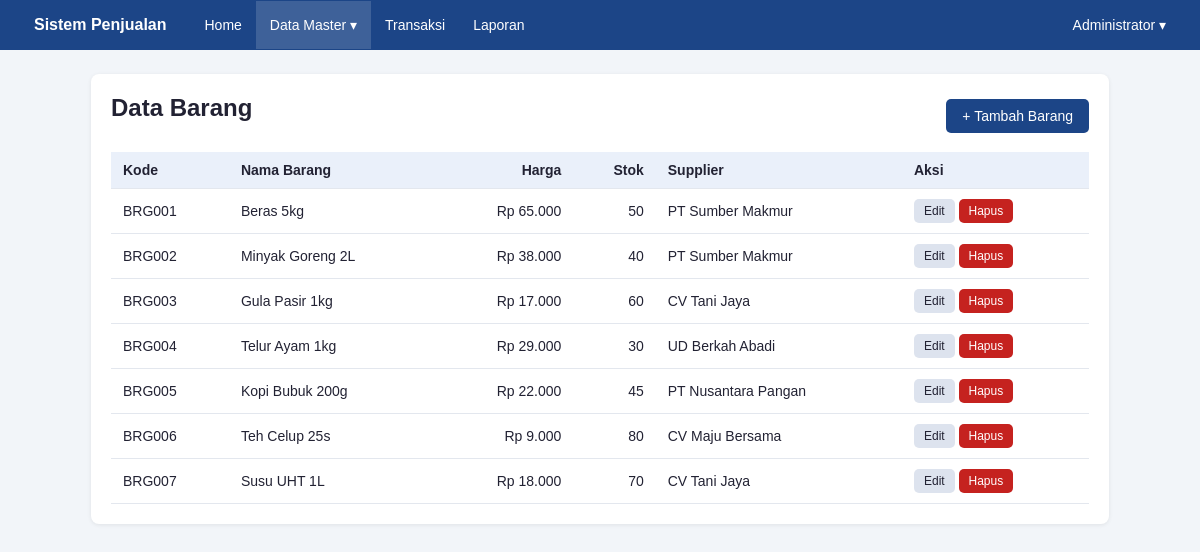
/barang.php (signed in), run on the app's committed database.
### tables this page shows
CREATE TABLE barang (
  id INT AUTO_INCREMENT PRIMARY KEY,
  kode_barang VARCHAR(10) NOT NULL UNIQUE,
  nama_barang VARCHAR(100) NOT NULL,
  harga INT NOT NULL,
  stok INT NOT NULL,
  supplier_id INT,
  FOREIGN KEY (supplier_id) REFERENCES supplier(id)
    ON DELETE RESTRICT ON UPDATE CASCADE
);

CREATE TABLE supplier (
  id INT AUTO_INCREMENT PRIMARY KEY,
  nama VARCHAR(100) NOT NULL,
  telp VARCHAR(15),
  alamat TEXT
);

### fungsi.php (called while the page is built, shortened)
<?php
function e($teks)
{
    return htmlspecialchars((string)$teks, ENT_QUOTES, 'UTF-8');
}
function rupiah($angka)
{
    return 'Rp ' . number_format((int)$angka, 0, ',', '.');
}

### barang.php (the view, shortened to what this page needs)
<?php
require_once __DIR__ . '/midlewire.php';
$aksi      = $_GET['aksi'] ?? '';
$mode_form = in_array($aksi, ['tambah', 'edit'], true);
if ($mode_form) {
    $error = [];
    $supplier = $koneksi->query('SELECT id, nama FROM supplier ORDER BY nama')->fetch_all(MYSQLI_ASSOC);
    $id_supplier_valid = array_map('intval', array_column($supplier, 'id'));
    $id_edit   = (int)($_GET['id'] ?? ($_POST['id_asli'] ?? 0));
    $mode_edit = $id_edit > 0;
    if ($_SERVER['REQUEST_METHOD'] === 'POST') {
        cek_csrf();
        $kode        = strtoupper(trim($_POST['kode_barang'] ?? ''));
        $nama        = trim($_POST['nama_barang'] ?? '');
        $harga_txt   = trim($_POST['harga'] ?? '');
        $stok_txt    = trim($_POST['stok'] ?? '');
        $supplier_id = (int)($_POST['supplier_id'] ?? 0);
        if ($kode === '') {
            $error['kode_barang'] = 'Kode barang wajib diisi.';
        } elseif (!preg_match('/^[A-Z0-9_-]{1,10}$/', $kode)) {
            $error['kode_barang'] = 'Kode hanya huruf, angka, strip, dan garis bawah (maksimal 10 karakter).';
        } else {
            $cek = $koneksi->prepare('SELECT 1 FROM barang WHERE kode_barang = ? AND id <> ?');
            $cek->bind_param('si', $kode, $id_edit);
            $cek->execute();
            if ($cek->get_result()->num_rows > 0) {
                $error['kode_barang'] = 'Kode barang sudah dipakai.';
            }
        }
        if ($nama === '') {
            $error['nama_barang'] = 'Nama barang wajib diisi.';
        } elseif (panjang_teks($nama) > 100) {
            $error['nama_barang'] = 'Nama barang maksimal 100 karakter.';
        }
        if (!ctype_digit($harga_txt) || (int)$harga_txt < 1 || strlen($harga_txt) > 9) {
            $error['harga'] = 'Harga harus angka bulat lebih dari 0.';
        }
        if (!ctype_digit($stok_txt) || strlen($stok_txt) > 9) {
            $error['stok'] = 'Stok harus angka bulat, minimal 0.';
        }
        if (!in_array($supplier_id, $id_supplier_valid, true)) {
            $error['supplier_id'] = 'Pilih supplier yang valid.';
        }
        if (!$error) {
            $harga = (int)$harga_txt;
            $stok  = (int)$stok_txt;
            if ($mode_edit) {
                $st = $koneksi->prepare('UPDATE barang SET kode_barang = ?, nama_barang = ?, harga = ?, stok = ?, supplier_id = ? WHERE id = ?');
                $st->bind_param('ssiiii', $kode, $nama, $harga, $stok, $supplier_id, $id_edit);
                $pesan = 'Barang berhasil diperbarui.';
            } else {
                $st = $koneksi->prepare('INSERT INTO barang (kode_barang, nama_barang, harga, stok, supplier_id) VALUES (?, ?, ?, ?, ?)');
                $st->bind_param('ssiii', $kode, $nama, $harga, $stok, $supplier_id);
                $pesan = 'Barang berhasil ditambahkan.';
            }
            $st->execute();
            set_flash('sukses', $pesan);
            redirect('barang.php');
        }
        $data = ['kode_barang' => $kode, 'nama_barang' => $nama, 'harga' => $harga_txt, 'stok' => $stok_txt, 'supplier_id' => $supplier_id];
    } elseif ($mode_edit) {
        $st = $koneksi->prepare('SELECT kode_barang, nama_barang, harga, stok, supplier_id FROM barang WHERE id = ?');
        $st->bind_param('i', $id_edit);
        $st->execute();
        $data = $st->get_result()->fetch_assoc();
        if (!$data) {
            set_flash('error', 'Data barang tidak ditemukan.');
            redirect('barang.php');
        }
    } else {
        $data = ['kode_barang' => '', 'nama_barang' => '', 'harga' => '', 'stok' => '0', 'supplier_id' => 0];
    }
    $judul = $mode_edit ? 'Edit Barang' : 'Tambah Barang';
} else {
    $judul = 'Data Barang';
    $data = $koneksi->query(
        'SELECT b.*, s.nama AS nama_supplier
         FROM barang b
         LEFT JOIN supplier s ON s.id = b.supplier_id
         ORDER BY b.id ASC'
    )->fetch_all(MYSQLI_ASSOC);
}
require 'header.php';
if ($mode_form):
?>
<div class="kartu" style="max-width:560px">
    <h1><?= e($judul) ?></h1>
    <form action="" method="post">
        <?= csrf_input() ?>
        <input type="hidden" name="id_asli" value="<?= $mode_edit ? $id_edit : 0 ?>">
        <label for="kode_barang">Kode Barang</label>
        <input type="text" id="kode_barang" name="kode_barang" maxlength="10" value="<?= e($data['kode_barang']) ?>">
        <span class="error-field"><?= e($error['kode_barang'] ?? '') ?></span>
        <label for="nama_barang">Nama Barang</label>
        <input type="text" id="nama_barang" name="nama_barang" maxlength="100" value="<?= e($data['nama_barang']) ?>">
        <span class="error-field"><?= e($error['nama_barang'] ?? '') ?></span>
        <label for="harga">Harga (Rp)</label>
        <input type="number" id="harga" name="harga" min="1" step="1" value="<?= e($data['harga']) ?>">
        <span class="error-field"><?= e($error['harga'] ?? '') ?></span>
        <label for="stok">Stok</label>
        <input type="number" id="stok" name="stok" min="0" step="1" value="<?= e($data['stok']) ?>">
        <span class="error-field"><?= e($error['stok'] ?? '') ?></span>
        <label for="supplier_id">Supplier</label>
        <select id="supplier_id" name="supplier_id">
            <option value="">Pilih supplier</option>
            <?php foreach ($supplier as $s): ?>
                <option value="<?= (int)$s['id'] ?>" <?= (int)$data['supplier_id'] === (int)$s['id'] ? 'selected' : '' ?>><?= e($s['nama']) ?></option>
            <?php endforeach; ?>
        </select>
        <span class="error-field"><?= e($error['supplier_id'] ?? '') ?></span>
        <p>
            <button type="submit" class="btn btn-utama">Simpan</button>
            <a href="barang.php" class="btn">Batal</a>
        </p>
    </form>
</div>
<?php else: ?>
<div class="kartu">
    <div class="atas-tabel">
        <h1>Data Barang</h1>
        <a href="barang.php?aksi=tambah" class="btn btn-utama">+ Tambah Barang</a>
    </div>
    <div class="bungkus-tabel">
    <table>
        <tr><th>Kode</th><th>Nama Barang</th><th class="teks-kanan">Harga</th><th class="teks-kanan">Stok</th><th>Supplier</th><th>Aksi</th></tr>
        <?php foreach ($data as $r): ?>
        <tr>
            <td><?= e($r['kode_barang']) ?></td>
            <td><?= e($r['nama_barang']) ?></td>
            <td class="teks-kanan"><?= e(rupiah($r['harga'])) ?></td>
            <td class="teks-kanan"><?= (int)$r['stok'] ?></td>
            <td><?= e($r['nama_supplier'] ?? '-') ?></td>
            <td class="aksi">
                <a href="barang.php?aksi=edit&amp;id=<?= (int)$r['id'] ?>" class="btn btn-kecil">Edit</a>
                <form action="" method="post" class="inline"
                      onsubmit="return confirm('Hapus barang ini?')">
                    <button type="submit" class="btn btn-kecil btn-merah">Hapus</button>
                </form>
            </td>
        </tr>
        <?php endforeach; ?>
    </table>
    </div>
</div>
<?php endif; ?>
<?php require 'footer.php'; ?>

### header.php (shortened to what this page needs)
<?php
$halaman_aktif = basename($_SERVER['SCRIPT_NAME']);
$level         = (int)$_SESSION['level'];
$file_master = ['supplier.php', 'barang.php', 'pelanggan.php', 'user.php'];
function aktif($cocok, $sekarang)
{
    return in_array($sekarang, (array)$cocok, true) ? 'aktif' : '';
}
?>
<!DOCTYPE html>
<html lang="id">
<head>
    <link rel="stylesheet" href="style.css">
</head>
<body>
<nav class="navbar no-print">
    <div class="nav-kiri">
        <a href="index.php" class="brand">Sistem Penjualan</a>
        <a href="index.php" class="<?= aktif('index.php', $halaman_aktif) ?>">Home</a>
        <?php if ($level === LEVEL_OWNER): ?>
            <div class="dropdown">
                <a href="#" class="<?= aktif($file_master, $halaman_aktif) ?>">Data Master &#9662;</a>
            </div>
        <?php endif; ?>
        <a href="transaksi.php" class="<?= aktif('transaksi.php', $halaman_aktif) ?>">Transaksi</a>
        <a href="laporan.php" class="<?= aktif('laporan.php', $halaman_aktif) ?>">Laporan</a>
    </div>
    <div class="nav-kanan">
        <div class="dropdown">
            <a href="#"><?= e($_SESSION['nama']) ?> &#9662;</a>
        </div>
    </div>
</nav>
<main class="konten">

### footer.php
</main>
</body>
</html>

### style.css (style rules this page uses)
* { box-sizing: border-box; }
body { margin: 0; font-family: Arial, Helvetica, sans-serif; background: #f2f5f9; color: #223; }
a { color: #1a5fb4; }
.navbar { background: #1c4587; display: flex; justify-content: space-between; align-items: center; padding: 0 20px; }
.nav-kiri, .nav-kanan { display: flex; align-items: center; }
.navbar a, .tombol-logout { color: #fff; text-decoration: none; padding: 16px 14px; display: block; font-size: 14px; }
.navbar a:hover, .navbar a.aktif { background: rgba(255,255,255,.15); }
.brand { font-weight: bold; font-size: 16px !important; margin-right: 10px; }
.dropdown { position: relative; }
.konten { max-width: 1050px; margin: 24px auto; padding: 0 16px; }
.kartu { background: #fff; border-radius: 8px; padding: 20px; box-shadow: 0 1px 4px rgba(0,0,0,.08); margin-bottom: 20px; }
h1 { margin-top: 0; font-size: 24px; }
.bungkus-tabel { overflow-x: auto; }
table { width: 100%; border-collapse: collapse; background: #fff; }
th, td { padding: 10px 12px; border-bottom: 1px solid #e3e7ee; text-align: left; font-size: 14px; }
th { background: #eaf0fa; }
.teks-kanan { text-align: right; }
form.inline { display: inline; }
.btn { display: inline-block; padding: 9px 16px; border: 0; border-radius: 5px; cursor: pointer; font-size: 14px; text-decoration: none; background: #dde3ee; color: #223; }
.btn-utama { background: #1c4587; color: #fff; }
.btn-merah { background: #c5221f; color: #fff; }
.btn-kecil { padding: 5px 10px; font-size: 12px; }
.aksi { white-space: nowrap; }
.atas-tabel { display: flex; justify-content: space-between; align-items: center; margin-bottom: 14px; }

### data on the page
barang: kode_barang "BRG001", nama_barang "Beras 5kg", harga "Rp 65.000", stok "50", supplier.nama "PT Sumber Makmur"
barang: kode_barang "BRG002", nama_barang "Minyak Goreng 2L", harga "Rp 38.000", stok "40", supplier.nama "PT Sumber Makmur"
barang: kode_barang "BRG003", nama_barang "Gula Pasir 1kg", harga "Rp 17.000", stok "60", supplier.nama "CV Tani Jaya"
barang: kode_barang "BRG004", nama_barang "Telur Ayam 1kg", harga "Rp 29.000", stok "30", supplier.nama "UD Berkah Abadi"
barang: kode_barang "BRG005", nama_barang "Kopi Bubuk 200g", harga "Rp 22.000", stok "45", supplier.nama "PT Nusantara Pangan"
barang: kode_barang "BRG006", nama_barang "Teh Celup 25s", harga "Rp 9.000", stok "80", supplier.nama "CV Maju Bersama"
barang: kode_barang "BRG007", nama_barang "Susu UHT 1L", harga "Rp 18.000", stok "70", supplier.nama "CV Tani Jaya"

### other printed values
$_SESSION['nama'] "Administrator"
